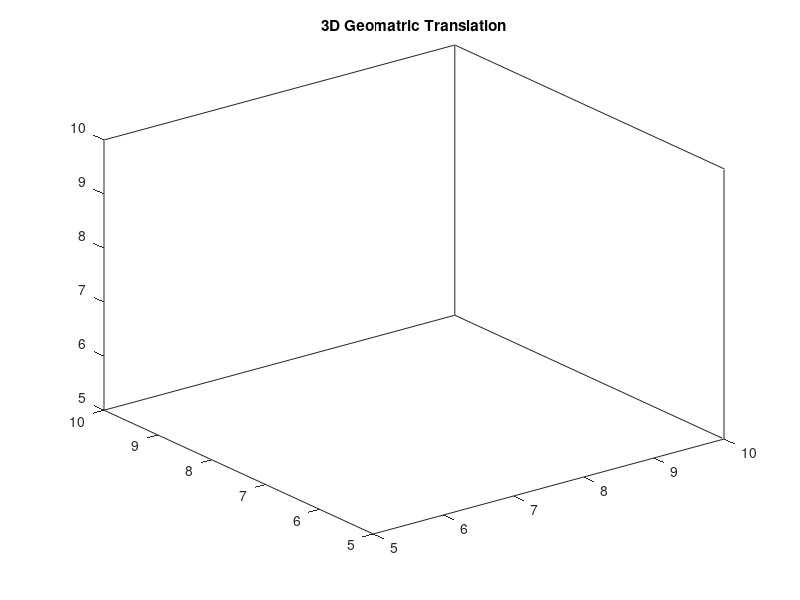

Write MATLAB code to recreate this figure.


for i=1:4
    fprintf('Enter x co-ordinate of pt.%d', i);
    x(i) = input('');
    fprintf('Enter y co-ordinte of pt.%d', i);
    y(i) = input('');
    fprintf('Enter z co-ordinte of pt.%d', i);
    z(i) = input('');
end 

P=ones(4,4);
P(1,:)=x;
P(2,:)=y;
P(3,:)=z;

fprintf( '\nEnter Translation around x-axis:');
a = input('');
fprintf('\nEnter Translation around y-axis:');
b = input('');
fprintf( '\nEnter Translation around z-axis:');
c = input('');


T=[1 0 0 a ; 0 1 0 b; 0 0 1 c ; 0 0 0 1];

R=T*P;


fill3(P(1,:), P(2,:),P(3,:), 'r');
hold on 
fill3(R(1,:), R(2,:),R(3,:), 'g');




title('3D Geomatric Translation');
